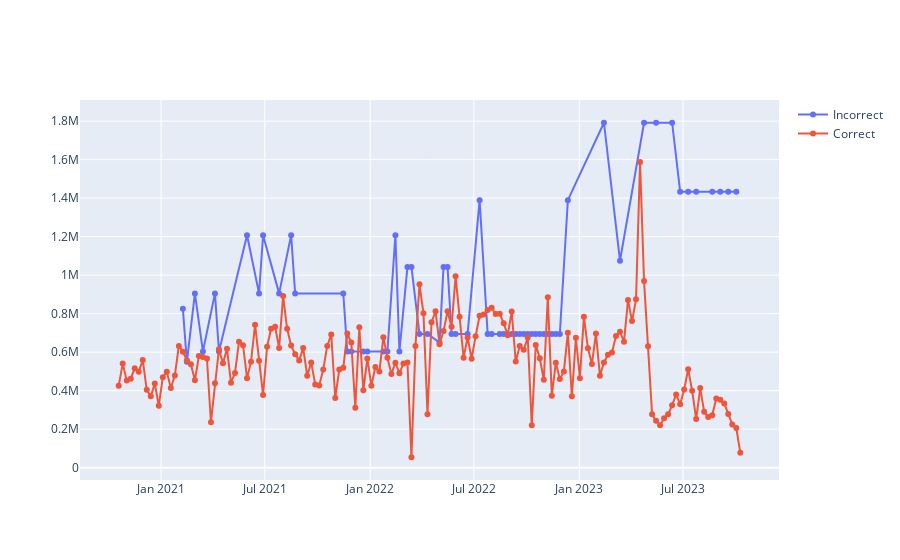

The code cell stored with this chart in its notebook:
### Code cell
wrong_df = df[df['prod_code'] == '2493_07']
wrong_df = wrong_df.sort_values('time_var')
wrong_df['time_var'].to_list()

corr_df = df[df['prod_code'] == '5069_01']
corr_df = corr_df.sort_values('time_var')
corr_df['time_var'].to_list()

fig = go.Figure()

# Wrong data
fig.add_trace(go.Scatter(x=inspect_df['time_var'], y=inspect_df['shipments'],
                    mode='lines+text+markers', name='Incorrect'))

fig.add_trace(go.Scatter(x=corr_df['time_var'], y=corr_df['shipments'],
                    mode='lines+text+markers', name='Correct'))

fig.show()
